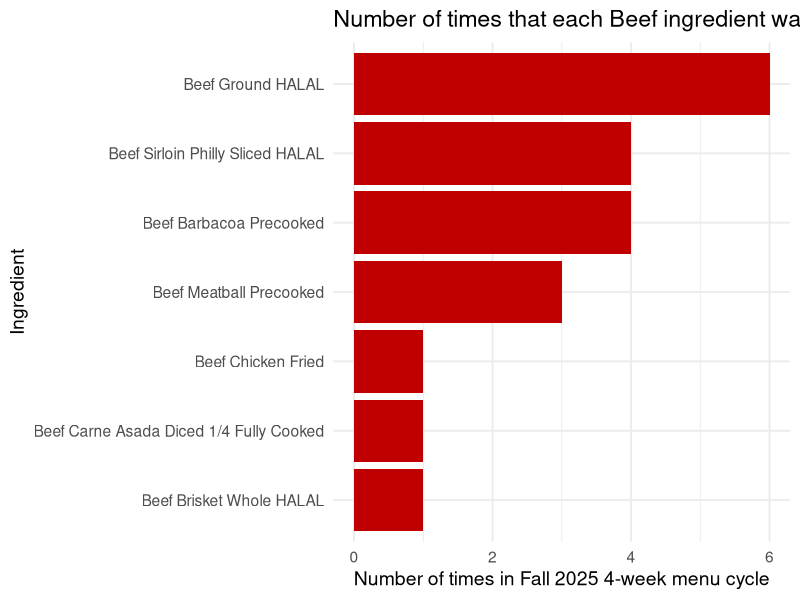
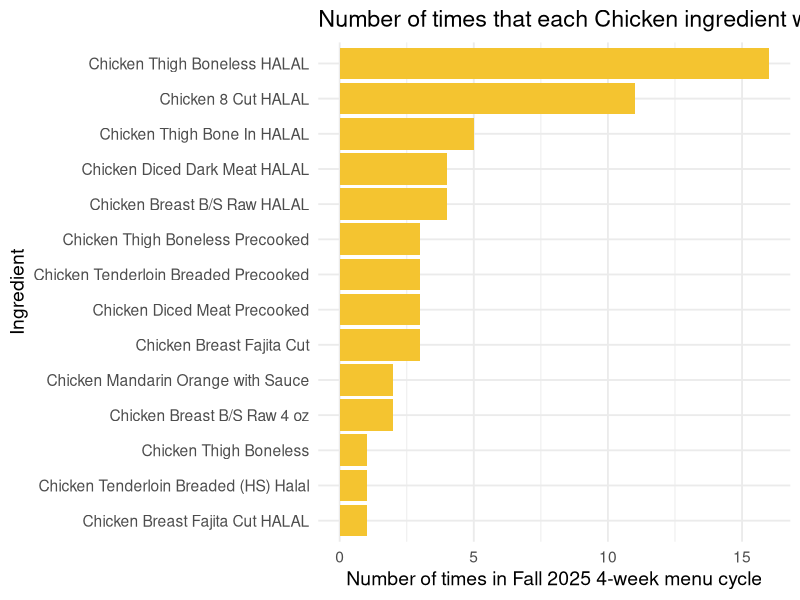
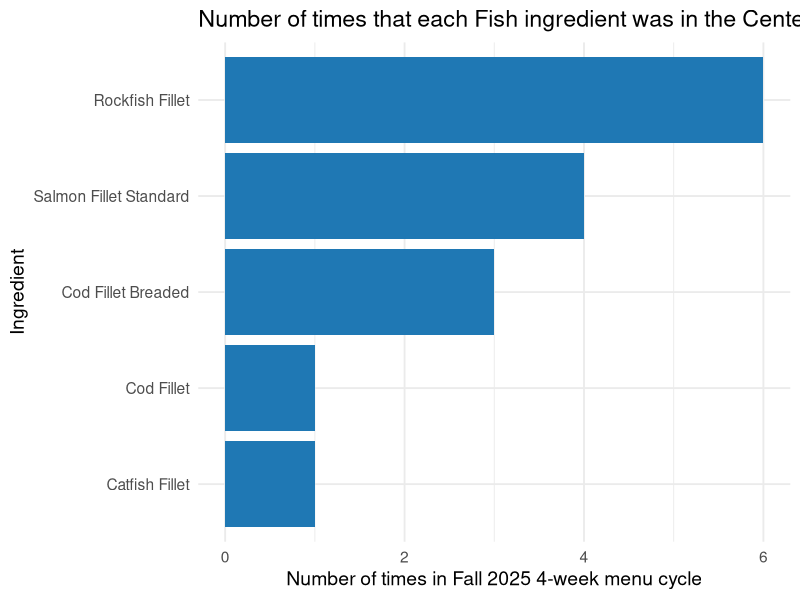
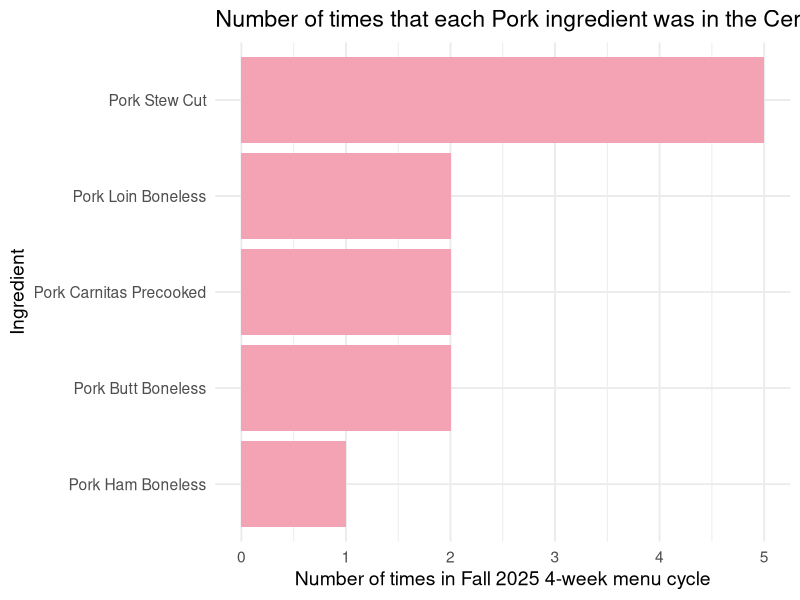
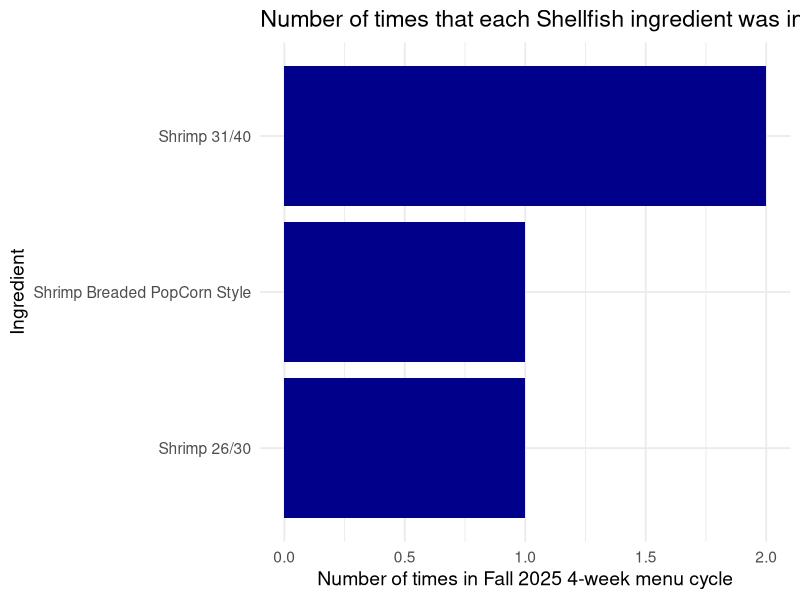
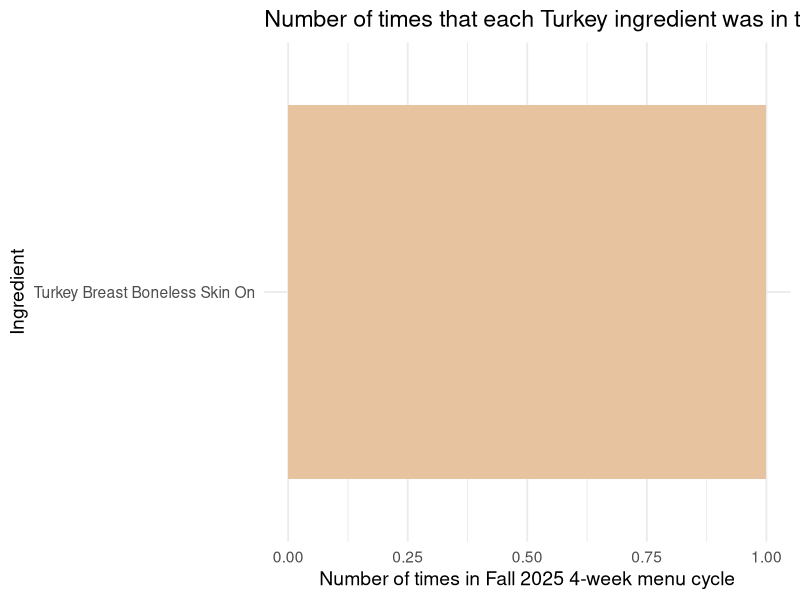
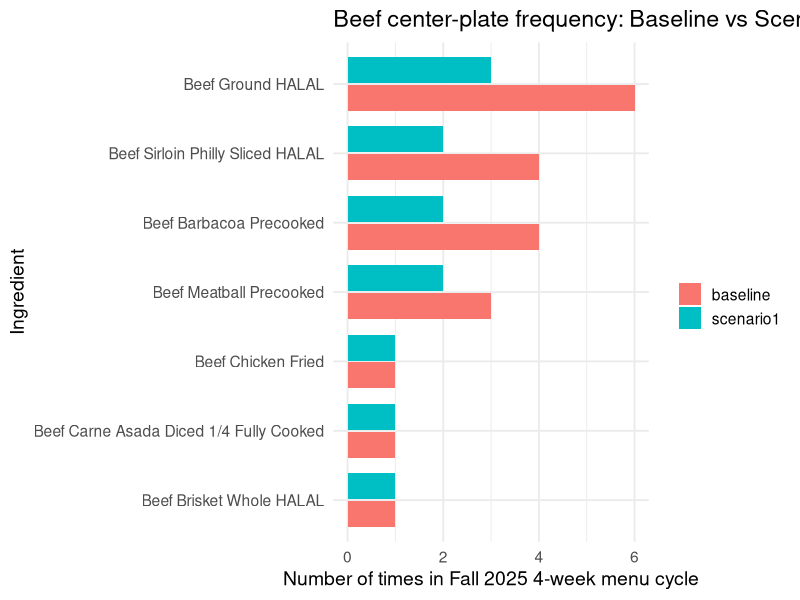
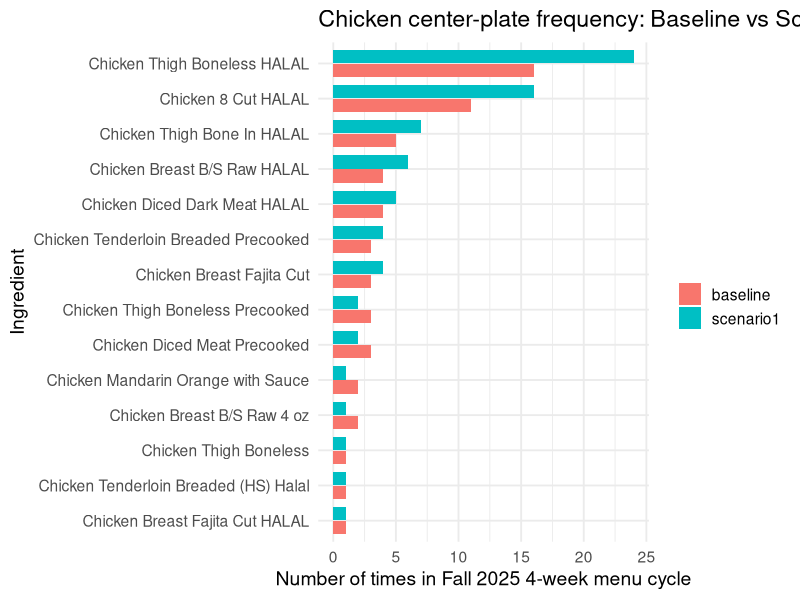

Source code (R) for these figures, in order:
## ---- chunk 1
knitr::opts_chunk$set(echo = TRUE)
## ---- chunk 2
library(dplyr)
library(ggplot2)
library(stringr)
library(lpSolve)

optimization <- read.csv("optimization_data.csv", stringsAsFactors = FALSE)

## ---- chunk 3
cut_col <- "Ingredient"

# Folder for outputs
dir.create("figures_menu_freq", showWarnings = FALSE)

meat_colors <- c(
  "Beef" = "#C00000",      # deep red
  "Pork" = "#F4A3B4",      # soft pink
  "Chicken" = "#F4C430",   # warm yellow
  "Fish" = "#1F78B4",      # blue
  "Turkey" = "#E8C3A0",    # light tan
  "Shellfish" = "#00008B" # darker blue
)

# Make one plot per Category
categories <- sort(unique(optimization$Category))

for (cat in categories) {

  df_cat <- optimization %>%
    filter(Category == cat, Menu_freq_f25 > 0) %>%
    mutate(cut = .data[[cut_col]]) %>%
    arrange(Menu_freq_f25)

  p <- ggplot(df_cat, aes(x = Menu_freq_f25,
                        y = reorder(cut, Menu_freq_f25),
                        fill = Category)) +
  geom_col() +
  scale_fill_manual(values = meat_colors) +
  labs(
    title = paste0("Number of times that each ", cat, " ingredient was in the Center Plate dish"),
    x = "Number of times in Fall 2025 4-week menu cycle",
    y = "Ingredient"
  ) +
  theme_minimal(base_size = 14) +
  theme(legend.position = "none")


  ggsave(
    filename = file.path("figures_menu_freq", paste0("baseline_", str_replace_all(cat, "\\s+", "_"), ".png")),
    plot = p, width = 12, height = 7, dpi = 300
  )
}
## ---- chunk 4

x0 <- optimization$Menu_freq_f25
n  <- nrow(optimization)

meals_served <- sum(x0)

# Lower bound 
reduction <- 0.5
lower <- ceiling(x0 * reduction)

# Upper bound 
max_multiplier <- 1.5
upper <- floor(x0 * max_multiplier)

price <- optimization$Avg_price_lb
ghg   <- optimization$Conventional_GHG_per_lb

sus_flag <- ifelse(tolower(optimization$Default_sus) %in% c("yes","y","true","1","Yes"), 1, 0)
sus_price <- price * sus_flag

# ---- Constraint matrix ----
# 1) Maintain total meals: sum(x) = meals_served
A <- matrix(1, nrow = 1, ncol = n)
dir <- "="
rhs <- meals_served

# 2) Lower bounds: x_i >= lower_i  ->  I x >= lower
A <- rbind(A, diag(n))
dir <- c(dir, rep(">=", n))
rhs <- c(rhs, lower)

# 3) Optional upper bounds: x_i <= upper_i -> I x <= upper (only for non-NA uppers)
if (any(!is.na(upper))) {
  idx <- which(!is.na(upper))
  A <- rbind(A, diag(n)[idx, , drop = FALSE])
  dir <- c(dir, rep("<=", length(idx)))
  rhs <- c(rhs, upper[idx])
}

sol1 <- lp(
  direction = "min",
  objective.in = price,
  const.mat = A,
  const.dir = dir,
  const.rhs = rhs,
  all.int = TRUE
)

sol1$status  # 0 means success
x1 <- sol1$solution
opt_cost <- sum(price * x1)

sol1 <- lp(
  direction = "min",
  objective.in = price,
  const.mat = A,
  const.dir = dir,
  const.rhs = rhs,
  all.int = TRUE
)

sol1$status  # 0 means success
x1 <- sol1$solution
opt_cost <- sum(price * x1)

cost_slack <- 0.001  # 0.1%

A2   <- rbind(A, price)
dir2 <- c(dir, "<=")
rhs2 <- c(rhs, opt_cost * (1 + cost_slack))

sol2 <- lp(
  direction = "max",
  objective.in = sus_price,
  const.mat = A2,
  const.dir = dir2,
  const.rhs = rhs2,
  all.int = TRUE
)

sol2$status
x2 <- sol2$solution
opt_sus <- sum(sus_price * x2)

sus_slack <- 0.0  # require best sustainable spend found in stage 2

A3   <- rbind(A2, sus_price)
dir3 <- c(dir2, ">=")
rhs3 <- c(rhs2, opt_sus * (1 - sus_slack))

sol3 <- lp(
  direction = "min",
  objective.in = ghg,
  const.mat = A3,
  const.dir = dir3,
  const.rhs = rhs3,
  all.int = TRUE
)

sol3$status
x3 <- sol3$solution

summ <- function(x) {
  total_cost <- sum(price * x)
  sus_spend  <- sum(sus_price * x)
  sus_pct    <- if (total_cost > 0) sus_spend / total_cost else NA_real_
  total_ghg  <- sum(ghg * x)
  c(meals = sum(x), total_cost = total_cost, sus_spend = sus_spend, sus_pct = sus_pct, total_ghg = total_ghg)
}

rbind(
  baseline = summ(x0),
  stage1_min_cost = summ(x1),
  stage2_max_sus_given_cost = summ(x2),
  stage3_min_ghg_given_cost_sus = summ(x3)
)

## ---- chunk 5

# Add optimized frequencies to the dataframe
optimization$freq_baseline <- optimization$Menu_freq_f25
optimization$freq_opt_costcut <- x3
optimization$delta_costcut <- optimization$freq_opt_costcut - optimization$freq_baseline

# Quick checks
sum(optimization$freq_baseline)
sum(optimization$freq_opt_costcut)

# Biggest decreases
optimization[order(optimization$delta_costcut), 
             c("Category","Ingredient","freq_baseline","freq_opt_costcut","delta_costcut",
               "Avg_price_lb","Default_sus","Conventional_GHG_per_lb")][1:20, ]

# Biggest increases
optimization[order(-optimization$delta_costcut), 
             c("Category","Ingredient","freq_baseline","freq_opt_costcut","delta_costcut",
               "Avg_price_lb","Default_sus","Conventional_GHG_per_lb")][1:20, ]

library(dplyr)

category_totals_costcut <- optimization %>%
  group_by(Category) %>%
  summarise(
    baseline_meals = sum(freq_baseline, na.rm = TRUE),
    opt_meals = sum(freq_opt_costcut, na.rm = TRUE),
    delta_meals = sum(delta_costcut, na.rm = TRUE),
    .groups = "drop"
  ) %>%
  arrange(desc(opt_meals))

category_totals_costcut

category_totals_costcut <- category_totals_costcut %>%
  mutate(
    baseline_share = baseline_meals / sum(baseline_meals),
    opt_share = opt_meals / sum(opt_meals)
  )

category_totals_costcut


## ---- chunk 6

library(tidyr)

dir.create("figures_menu_freq_compare", showWarnings = FALSE)

scenario_col <- "freq_opt_costcut"   # <- change if your Scenario #1 column name differs

for (cat in categories) {

  df_cat <- optimization %>%
    filter(Category == cat) %>%
    mutate(cut = .data[[cut_col]]) %>%
    select(Category, cut,
           baseline = Menu_freq_f25,
           scenario1 = .data[[scenario_col]]) %>%
    pivot_longer(cols = c(baseline, scenario1),
                 names_to = "scenario",
                 values_to = "freq") %>%
    filter(freq > 0) %>%
    group_by(cut) %>%
    mutate(order_key = max(freq, na.rm = TRUE)) %>%   # order cuts by max of the two scenarios
    ungroup() %>%
    mutate(cut = reorder(cut, order_key))

  p <- ggplot(df_cat, aes(x = freq, y = cut, fill = scenario)) +
    geom_col(position = position_dodge(width = 0.8), width = 0.75) +
    labs(
      title = paste0(cat, " center-plate frequency: Baseline vs Scenario #1"),
      x = "Number of times in Fall 2025 4-week menu cycle",
      y = "Ingredient",
      fill = ""
    ) +
    theme_minimal(base_size = 14)

  ggsave(
    filename = file.path("figures_menu_freq_compare", paste0("compare_", str_replace_all(cat, "\\s+", "_"), ".png")),
    plot = p, width = 12, height = 7, dpi = 300
  )
}


## ---- chunk 7

# --------- tuning knobs ----------
cost_slack <- 0.001  # allow +0.1% cost from min-cost solution so other objectives can move
ghg_slack  <- 0.0    # allow slight relaxation from best GHG before optimizing sustainability (e.g., 0.001)

# ============================================================
# Stage 1: Minimize cost (with your bounds + meal constraint)
# ============================================================
sol1b_stage1 <- lp(
  direction = "min",
  objective.in = price,
  const.mat = A,
  const.dir = dir,
  const.rhs = rhs,
  all.int = TRUE
)
stopifnot(sol1b_stage1$status == 0)

x1b_cost <- sol1b_stage1$solution
opt_cost_1b <- sum(price * x1b_cost)

# Add cost cap so later stages stay essentially min-cost
A_costcap   <- rbind(A, price)
dir_costcap <- c(dir, "<=")
rhs_costcap <- c(rhs, opt_cost_1b * (1 + cost_slack))

# ============================================================
# Stage 2: Minimize GHG subject to near-min-cost
# ============================================================
sol1b_stage2 <- lp(
  direction = "min",
  objective.in = ghg,
  const.mat = A_costcap,
  const.dir = dir_costcap,
  const.rhs = rhs_costcap,
  all.int = TRUE
)
stopifnot(sol1b_stage2$status == 0)

x1b_ghg <- sol1b_stage2$solution
opt_ghg_1b <- sum(ghg * x1b_ghg)

# Add GHG floor/cap so stage 3 keeps the best (or near-best) GHG found
# ghg %*% x <= opt_ghg * (1 + ghg_slack)
A_ghgcap   <- rbind(A_costcap, ghg)
dir_ghgcap <- c(dir_costcap, "<=")
rhs_ghgcap <- c(rhs_costcap, opt_ghg_1b * (1 + ghg_slack))

# ============================================================
# Stage 3: Maximize sustainable spend subject to near-min-cost + near-min-GHG
# ============================================================
sol1b_stage3 <- lp(
  direction = "max",
  objective.in = sus_price,
  const.mat = A_ghgcap,
  const.dir = dir_ghgcap,
  const.rhs = rhs_ghgcap,
  all.int = TRUE
)
stopifnot(sol1b_stage3$status == 0)

x1b_final <- sol1b_stage3$solution

# ============================================================
# Summaries + attach results
# ============================================================
summ <- function(x) {
  total_cost <- sum(price * x)
  sus_spend  <- sum(sus_price * x)
  sus_pct    <- if (total_cost > 0) sus_spend / total_cost else NA_real_
  total_ghg  <- sum(ghg * x)
  c(meals = sum(x), total_cost = total_cost, sus_spend = sus_spend, sus_pct = sus_pct, total_ghg = total_ghg)
}

scenario_1b_table <- rbind(
  baseline = summ(x0),
  s1b_stage1_min_cost = summ(x1b_cost),
  s1b_stage2_min_ghg_given_cost = summ(x1b_ghg),
  s1b_stage3_max_sus_given_cost_ghg = summ(x1b_final)
)

print(scenario_1b_table)

# Add to dataframe
optimization$freq_opt_s1b <- x1b_final
optimization$delta_s1b <- optimization$freq_opt_s1b - optimization$Menu_freq_f25

## ---- chunk 8

# ---- baseline totals ----
x0 <- optimization$Menu_freq_f25
baseline_cost <- sum(price * x0)

# Tuning knobs
# (Usually you keep cost_slack = 0 for "no increase", but you can allow tiny rounding wiggle.)
cost_slack <- 0.0   # 0 means cost must be <= baseline_cost exactly
sus_slack  <- 0.0   # 0 means keep the best sustainable spend in stage 3 (tight)

# ============================================================
# Constraint: cost cannot increase
# ============================================================
A_costcap   <- rbind(A, price)
dir_costcap <- c(dir, "<=")
rhs_costcap <- c(rhs, baseline_cost * (1 + cost_slack))

# ============================================================
# Stage 2.1: Maximize sustainability under cost cap
# ============================================================
sol2_stage1 <- lp(
  direction = "max",
  objective.in = sus_price,
  const.mat = A_costcap,
  const.dir = dir_costcap,
  const.rhs = rhs_costcap,
  all.int = TRUE
)

if (sol2_stage1$status != 0) {
  stop("Scenario 2 Stage 1 infeasible. Try relaxing reduction/upper bounds or set cost_slack to a small value (e.g., 0.001).")
}

x2_sus <- sol2_stage1$solution
opt_sus_2 <- sum(sus_price * x2_sus)

# ============================================================
# Stage 2.2: Minimize GHG, while keeping sustainability at (near) optimum
# ============================================================
A_susfloor   <- rbind(A_costcap, sus_price)
dir_susfloor <- c(dir_costcap, ">=")
rhs_susfloor <- c(rhs_costcap, opt_sus_2 * (1 - sus_slack))

sol2_stage2 <- lp(
  direction = "min",
  objective.in = ghg,
  const.mat = A_susfloor,
  const.dir = dir_susfloor,
  const.rhs = rhs_susfloor,
  all.int = TRUE
)

if (sol2_stage2$status != 0) {
  stop("Scenario 2 Stage 2 infeasible. Try setting sus_slack to a small value (e.g., 0.001 or 0.01).")
}

x2_final <- sol2_stage2$solution

# ============================================================
# Summaries
# ============================================================
summ <- function(x) {
  total_cost <- sum(price * x)
  sus_spend  <- sum(sus_price * x)
  sus_pct    <- if (total_cost > 0) sus_spend / total_cost else NA_real_
  total_ghg  <- sum(ghg * x)
  c(meals = sum(x), total_cost = total_cost, sus_spend = sus_spend, sus_pct = sus_pct, total_ghg = total_ghg)
}

scenario_2_table <- rbind(
  baseline = summ(x0),
  s2_stage1_max_sus_no_cost_increase = summ(x2_sus),
  s2_stage2_min_ghg_given_cost_and_sus = summ(x2_final)
)

print(scenario_2_table)

# ============================================================
# Attach Scenario 2 frequencies to your dataframe
# ============================================================
optimization$freq_opt_s2 <- x2_final
optimization$delta_s2 <- optimization$freq_opt_s2 - optimization$Menu_freq_f25

## ---- chunk 9

# If you didn't already set these:
optimization <- optimization %>%
  mutate(
    freq_baseline = Menu_freq_f25,
    delta_s2 = freq_opt_s2 - Menu_freq_f25
  )

category_totals_s2 <- optimization %>%
  group_by(Category) %>%
  summarise(
    baseline_meals = sum(freq_baseline, na.rm = TRUE),
    opt_meals_s2   = sum(freq_opt_s2, na.rm = TRUE),
    delta_meals_s2 = sum(delta_s2, na.rm = TRUE),
    baseline_share = baseline_meals / sum(freq_baseline, na.rm = TRUE),
    opt_share_s2   = opt_meals_s2 / sum(freq_opt_s2, na.rm = TRUE),
    .groups = "drop"
  ) %>%
  arrange(desc(opt_meals_s2))

category_totals_s2


## ---- chunk 10
#download these solutions

write.csv(optimization, file = "optimization_including_scenario2.csv", row.names = FALSE)

## ---- chunk 11

# ---- baseline & dimensions ----
x0 <- optimization$Menu_freq_f25
n  <- length(x0)
meals_served <- sum(x0)

# ---- vectors (assumes you already created these) ----
# price <- optimization$Avg_price_lb
# ghg   <- optimization$Conventional_GHG_per_lb
# sus_price <- price * sus_flag   # from earlier (Default_sus-based)

# ---- 25% bounds ----
reduction_25 <- 0.75   # can decrease at most 25%
increase_25  <- 1.25   # can increase at most 25%

lower_25 <- ceiling(x0 * reduction_25)
upper_25 <- floor(x0 * increase_25)

# ---- build constraints: sum meals + lower + upper ----
A <- matrix(1, nrow = 1, ncol = n)
dir <- "="
rhs <- meals_served

# lower bounds: x >= lower_25
A <- rbind(A, diag(n))
dir <- c(dir, rep(">=", n))
rhs <- c(rhs, lower_25)

# upper bounds: x <= upper_25
A <- rbind(A, diag(n))
dir <- c(dir, rep("<=", n))
rhs <- c(rhs, upper_25)

# ---- tuning knobs ----
cost_slack <- 0.001   # allow +0.1% cost beyond minimum so GHG/sus can move (increase if needed)
ghg_slack  <- 0.0     # keep best GHG in stage 3 (set to small >0 if stage3 can't move)

# ============================================================
# Stage 1: Minimize cost
# ============================================================
sol3_stage1 <- lp(
  direction = "min",
  objective.in = price,
  const.mat = A,
  const.dir = dir,
  const.rhs = rhs,
  all.int = TRUE
)

if (sol3_stage1$status != 0) {
  stop("Scenario 3 Stage 1 infeasible. ±25% caps may be too strict.")
}

x3_cost <- sol3_stage1$solution
opt_cost <- sum(price * x3_cost)

# Add cost cap: price %*% x <= opt_cost * (1 + cost_slack)
A_costcap   <- rbind(A, price)
dir_costcap <- c(dir, "<=")
rhs_costcap <- c(rhs, opt_cost * (1 + cost_slack))

# ============================================================
# Stage 2: Minimize GHG given near-min cost
# ============================================================
sol3_stage2 <- lp(
  direction = "min",
  objective.in = ghg,
  const.mat = A_costcap,
  const.dir = dir_costcap,
  const.rhs = rhs_costcap,
  all.int = TRUE
)

if (sol3_stage2$status != 0) {
  stop("Scenario 3 Stage 2 infeasible. Try increasing cost_slack (e.g., 0.01).")
}

x3_ghg <- sol3_stage2$solution
opt_ghg <- sum(ghg * x3_ghg)

# Add GHG cap: ghg %*% x <= opt_ghg * (1 + ghg_slack)
A_ghgcap   <- rbind(A_costcap, ghg)
dir_ghgcap <- c(dir_costcap, "<=")
rhs_ghgcap <- c(rhs_costcap, opt_ghg * (1 + ghg_slack))

# ============================================================
# Stage 3: Maximize sustainable spend given near-min cost + near-min GHG
# ============================================================
sol3_stage3 <- lp(
  direction = "max",
  objective.in = sus_price,
  const.mat = A_ghgcap,
  const.dir = dir_ghgcap,
  const.rhs = rhs_ghgcap,
  all.int = TRUE
)

if (sol3_stage3$status != 0) {
  stop("Scenario 3 Stage 3 infeasible. Try setting ghg_slack to small > 0 (e.g., 0.001 or 0.01).")
}

x3_final <- sol3_stage3$solution

# ============================================================
# Summaries + attach to df
# ============================================================
summ <- function(x) {
  total_cost <- sum(price * x)
  sus_spend  <- sum(sus_price * x)
  sus_pct    <- if (total_cost > 0) sus_spend / total_cost else NA_real_
  total_ghg  <- sum(ghg * x)
  c(meals = sum(x), total_cost = total_cost, sus_spend = sus_spend, sus_pct = sus_pct, total_ghg = total_ghg)
}

scenario_3_table <- rbind(
  baseline = summ(x0),
  s3_stage1_min_cost = summ(x3_cost),
  s3_stage2_min_ghg_given_cost = summ(x3_ghg),
  s3_stage3_max_sus_given_cost_ghg = summ(x3_final)
)

print(scenario_3_table)

# Add scenario 3 frequencies
optimization$freq_opt_s3 <- x3_final
optimization$delta_s3 <- optimization$freq_opt_s3 - optimization$Menu_freq_f25


## ---- chunk 12
#download these solutions

write.csv(optimization, file = "optimization_including_scenario3.csv", row.names = FALSE)

## ---- chunk 13
# Make sure delta exists
optimization <- optimization %>%
  mutate(
    freq_baseline = Menu_freq_f25,
    delta_s3 = freq_opt_s3 - Menu_freq_f25
  )

category_totals_s3 <- optimization %>%
  group_by(Category) %>%
  summarise(
    baseline_meals = sum(freq_baseline, na.rm = TRUE),
    opt_meals_s3   = sum(freq_opt_s3, na.rm = TRUE),
    delta_meals_s3 = sum(delta_s3, na.rm = TRUE),
    baseline_share = baseline_meals / sum(freq_baseline, na.rm = TRUE),
    opt_share_s3   = opt_meals_s3 / sum(freq_opt_s3, na.rm = TRUE),
    .groups = "drop"
  ) %>%
  arrange(desc(opt_meals_s3))

category_totals_s3
## ---- chunk 14

# --- baseline ---
x0 <- optimization$Menu_freq_f25
n  <- length(x0)
meals_served <- sum(x0)

# --- make sure Category is clean (prevents “Fish ” vs “Fish”) ---
optimization$Category <- trimws(optimization$Category)

# --- vectors (use your existing ones) ---
# price <- optimization$Avg_price_lb
# ghg   <- optimization$Conventional_GHG_per_lb
# sus_price <- price * sus_flag   # as you defined earlier

# ----------------------------
# 0) Build your usual per-item bounds + total meals constraints
#    (Use whatever bounds you’ve been using; below shows the ±50% version.)
# ----------------------------
reduction <- 0.5         # cannot decrease by more than 50%
max_multiplier <- 1.5    # cannot increase by more than 50%

lower <- ceiling(x0 * reduction)
upper <- floor(x0 * max_multiplier)

A <- matrix(1, nrow = 1, ncol = n)
dir <- "="
rhs <- meals_served

# lower bounds: x >= lower
A <- rbind(A, diag(n))
dir <- c(dir, rep(">=", n))
rhs <- c(rhs, lower)

# upper bounds: x <= upper
A <- rbind(A, diag(n))
dir <- c(dir, rep("<=", n))
rhs <- c(rhs, upper)

# ----------------------------
# 1) Add fish cap: total fish meals <= 1.15 * baseline fish meals
# ----------------------------
# IMPORTANT: adjust these labels to match your data exactly if needed
fish_labels <- c("Fish", "Seafood")

fish_idx <- which(optimization$Category %in% fish_labels)

# If fish_idx is empty, try this more flexible matching:
if (length(fish_idx) == 0) {
  fish_idx <- which(grepl("fish|seafood", tolower(optimization$Category)))
}

if (length(fish_idx) == 0) {
  stop("Could not find Fish rows. Check unique(optimization$Category) and update fish_labels.")
}

baseline_fish_meals <- sum(x0[fish_idx])
fish_cap <- floor(baseline_fish_meals * 1.15)

fish_row <- rep(0, n)
fish_row[fish_idx] <- 1

A_fish   <- rbind(A, fish_row)
dir_fish <- c(dir, "<=")
rhs_fish <- c(rhs, fish_cap)

# ----------------------------
# 2) Scenario 4: cost cannot increase (cap at baseline cost)
# ----------------------------
baseline_cost <- sum(price * x0)

cost_slack <- 0.0  # set to 0.001 if you want a tiny wiggle (0.1%)

A_costcap   <- rbind(A_fish, price)
dir_costcap <- c(dir_fish, "<=")
rhs_costcap <- c(rhs_fish, baseline_cost * (1 + cost_slack))

# ----------------------------
# 3) Stage 1: Maximize sustainability (under cost cap + fish cap + per-item bounds)
# ----------------------------
sol4_stage1 <- lp(
  direction = "max",
  objective.in = sus_price,
  const.mat = A_costcap,
  const.dir = dir_costcap,
  const.rhs = rhs_costcap,
  all.int = TRUE
)

if (sol4_stage1$status != 0) {
  stop("Scenario 4 Stage 1 infeasible. Try: (a) cost_slack <- 0.001, (b) relax bounds, or (c) fish cap too tight.")
}

x4_sus <- sol4_stage1$solution
opt_sus4 <- sum(sus_price * x4_sus)

# ----------------------------
# 4) Stage 2: Minimize GHG while keeping sustainability at (near) optimum
# ----------------------------
sus_slack <- 0.0  # set to 0.005 (0.5%) if Stage 2 becomes infeasible

A_susfloor   <- rbind(A_costcap, sus_price)
dir_susfloor <- c(dir_costcap, ">=")
rhs_susfloor <- c(rhs_costcap, opt_sus4 * (1 - sus_slack))

sol4_stage2 <- lp(
  direction = "min",
  objective.in = ghg,
  const.mat = A_susfloor,
  const.dir = dir_susfloor,
  const.rhs = rhs_susfloor,
  all.int = TRUE
)

if (sol4_stage2$status != 0) {
  stop("Scenario 4 Stage 2 infeasible. Try sus_slack <- 0.005 or 0.01.")
}

x4_final <- sol4_stage2$solution

# ----------------------------
# 5) Summaries + attach results
# ----------------------------
summ <- function(x) {
  total_cost <- sum(price * x)
  sus_spend  <- sum(sus_price * x)
  sus_pct    <- if (total_cost > 0) sus_spend / total_cost else NA_real_
  total_ghg  <- sum(ghg * x)
  fish_meals <- sum(x[fish_idx])
  c(meals = sum(x), total_cost = total_cost, sus_spend = sus_spend, sus_pct = sus_pct,
    total_ghg = total_ghg, fish_meals = fish_meals)
}

scenario_4_table <- rbind(
  baseline = summ(x0),
  s4_stage1_max_sus_no_costinc_fishcap = summ(x4_sus),
  s4_stage2_min_ghg_given_cost_sus_fishcap = summ(x4_final)
)

print(scenario_4_table)

# Attach to dataframe
optimization$freq_opt_s4 <- x4_final
optimization$delta_s4 <- optimization$freq_opt_s4 - optimization$Menu_freq_f25

## ---- chunk 15
#download these solutions

write.csv(optimization, file = "optimization_including_scenario4.csv", row.names = FALSE)
